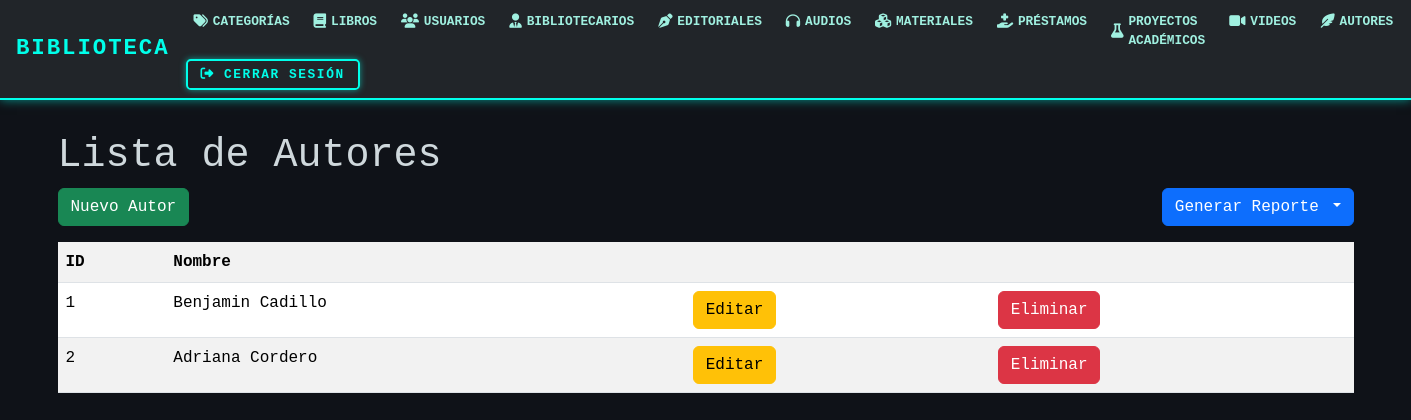
The app's page /autores/, older data.
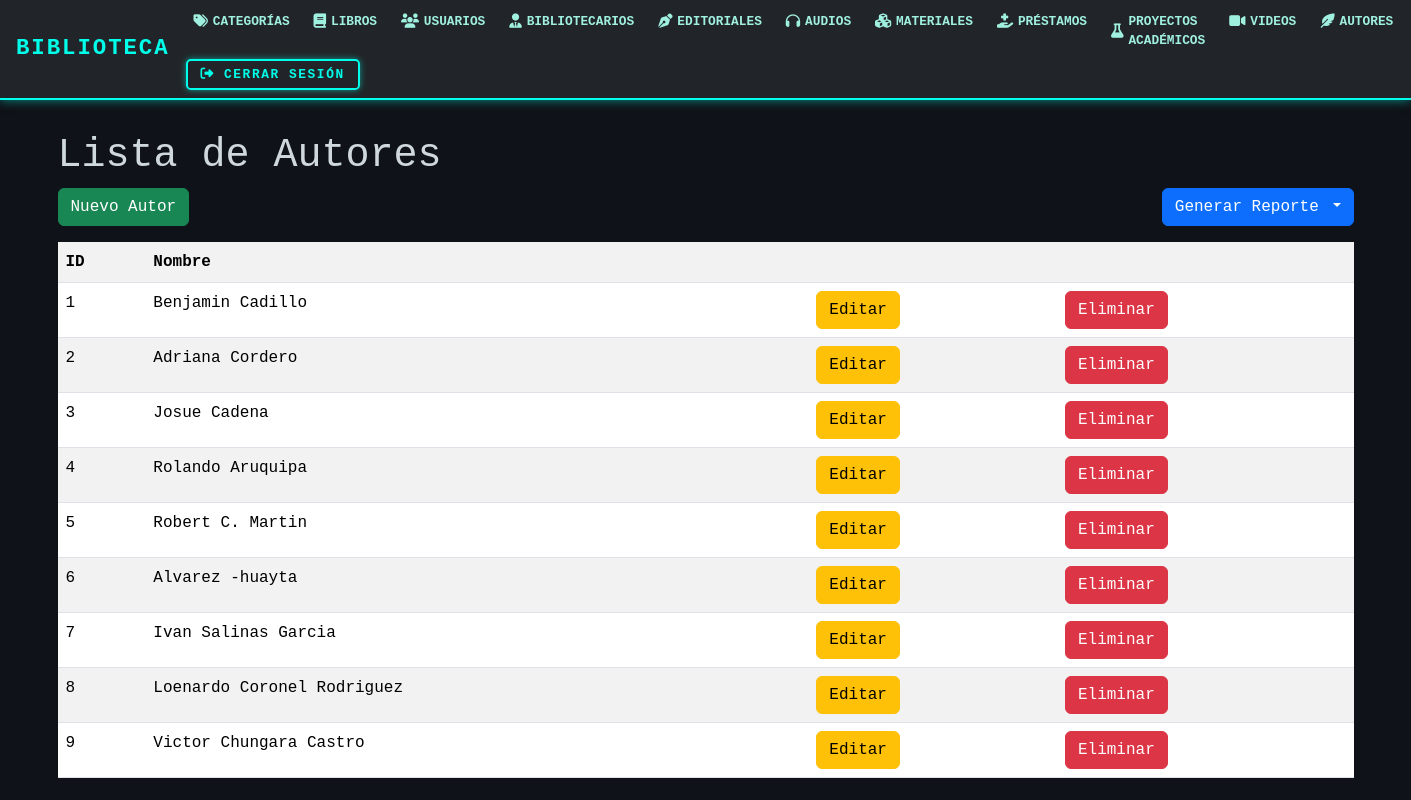
The same page, newer data.
### models/autores_model.py (models this page shows, shortened)
class Autores(db.Model):
    __tablename__ = "autores"
    id_autor = db.Column(db.Integer,primary_key=True)
    nombre = db.Column(db.String(150),nullable=False)
    materiales = db.relationship('Material', back_populates='autor')
    @staticmethod #no depende de la clase
    def get_all():
        return Autores.query.all()

### controllers/autores_controllers.py (the view)
@autor_bp.route("/")
def index():
    autores = Autores.get_all()
    return autores_view.list(autores)

### views/autores_view.py (called while the page is built)
def list(autores):
    return render_template('autores/index.html', autores=autores)

### templates/autores/index.html (shortened to what this page needs)
{% extends 'base.html' %}
{% block content %}
<h1>Lista de Autores</h1>
<div class="d-flex justify-content-between mb-3">
    <a href="{{ url_for('autores.create') }}" class="btn btn-success">Nuevo Autor</a>
    <div class="btn-group">
        <button class="btn btn-primary dropdown-toggle" data-bs-toggle="dropdown" aria-expanded="false">
            Generar Reporte
        </button>
    </div>
</div>
<table class="table table-striped">
    <tr>
        <th>ID</th>
        <th>Nombre</th>
        <th></th>
        <th></th>
    </tr>
    {% for item in autores %}
    <tr>
        <td>{{ item.id_autor }}</td>
        <td>{{ item.nombre }}</td>
        <td>
            <a href="{{ url_for('autores.edit', id_autor=item.id_autor) }}" class="btn btn-warning">Editar</a>
        </td>
        <td>
            <a href="{{ url_for('autores.delete', id_autor=item.id_autor) }}" class="btn btn-danger">Eliminar</a>
        </td>
    </tr>
    {% endfor %}
</table>
{% endblock %}

Row changes from the older to the newer data that the page shows:
added Autores: id_autor "3", nombre "Josue Cadena"
added Autores: id_autor "4", nombre "Rolando Aruquipa"
added Autores: id_autor "5", nombre "Robert C. Martin"
added Autores: id_autor "6", nombre "Alvarez -huayta"
added Autores: id_autor "7", nombre "Ivan Salinas Garcia"
added Autores: id_autor "8", nombre "Loenardo Coronel Rodriguez"
added Autores: id_autor "9", nombre "Victor Chungara Castro"
